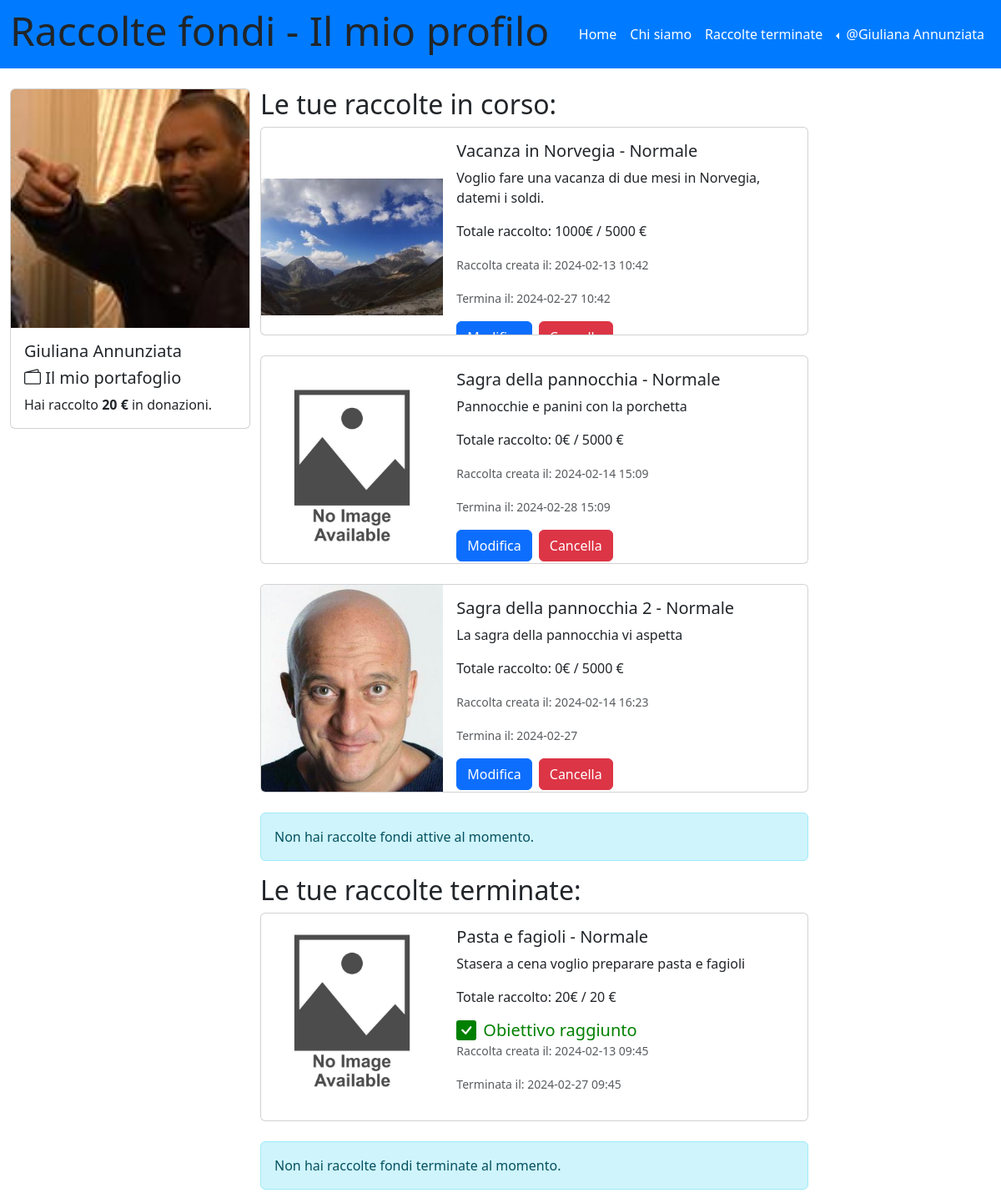
Page /le_mie_raccolte (signed in) on the earlier database version.
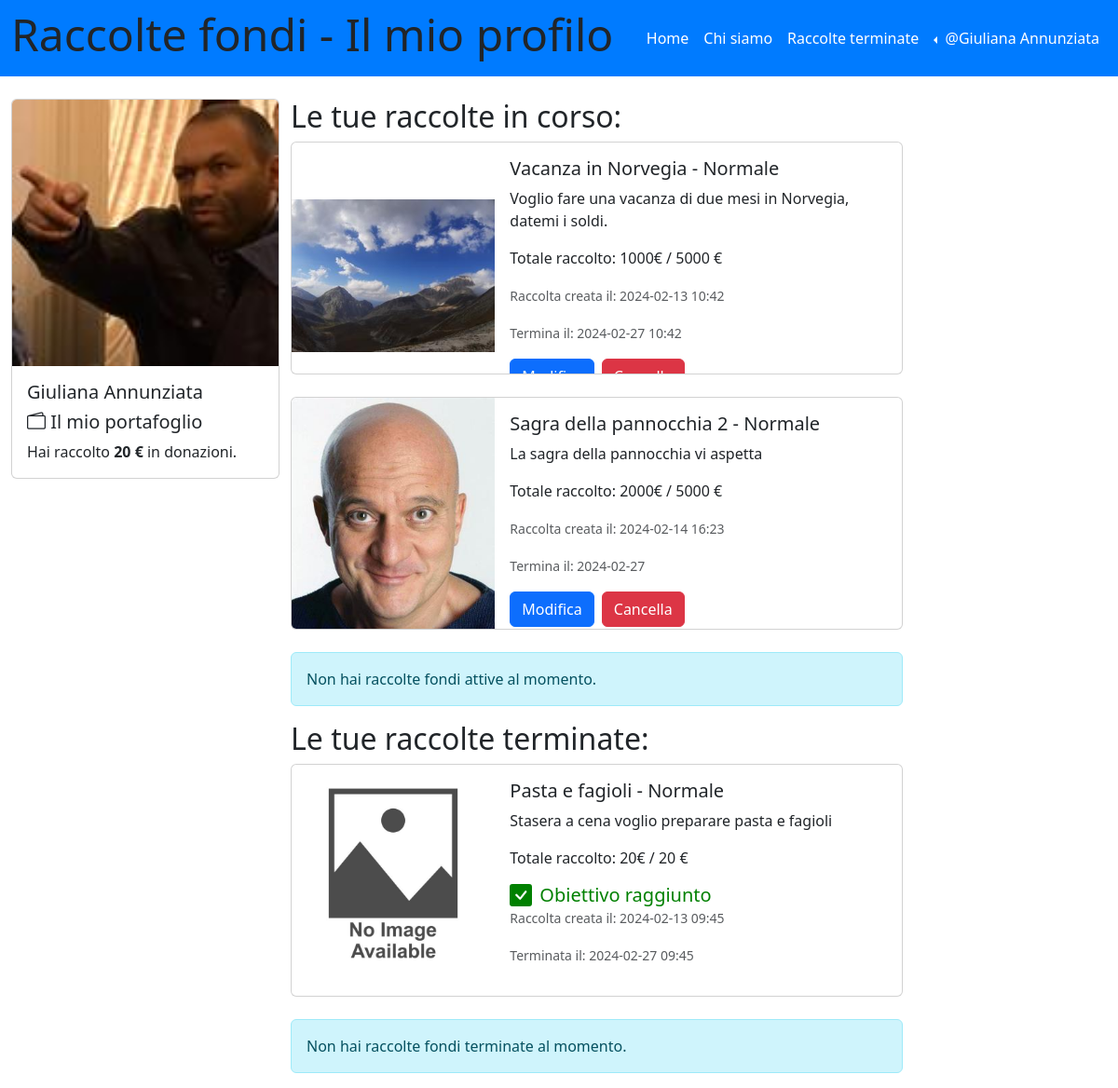
Same page on the later database version.
### tables this page shows
CREATE TABLE "raccolte" (
	"id_raccolta"	INTEGER NOT NULL UNIQUE,
	"nome_raccolta"	TEXT NOT NULL,
	"descrizione"	TEXT,
	"immagine"	TEXT,
	"data_creazione"	TEXT,
	"data_termine"	TEXT,
	"cifra_attuale"	NUMERIC,
	"cifra_da_raggiungere"	NUMERIC,
	"tipo_raccolta"	TEXT,
	"organizzatore_raccolta"	INTEGER,
	"importo_minimo"	NUMERIC,
	"status"	TEXT DEFAULT 'attiva',
	"aggiornata"	TEXT DEFAULT 'no',
	"importo_massimo"	NUMERIC,
	PRIMARY KEY("id_raccolta" AUTOINCREMENT),
	FOREIGN KEY("organizzatore_raccolta") REFERENCES "utenti"("id_utente")
);

### app.py (the view)
@app.route('/le_mie_raccolte')
@login_required
def le_mie_raccolte():
    id_utente = current_user.id_utente
    raccolte_utente_db = raccolte_dao.get_raccolta_by_id_utente(id_utente)
    return render_template('le_mie_raccolte.html', raccolte_utente = raccolte_utente_db)

### app.py (called while the page is built)
@app.before_request
def update_before_request():
    app.logger.info('Inizio update_status_e_portafoglio')
    try:
        raccolte_dao.update_status_e_portafoglio()
        app.logger.info('Fine update_status_e_portafoglio')
    except Exception as e:
        print('Error during update:', str(e))

@login_manager.user_loader
def load_user(user_id):
    db_user = utenti_dao.get_user_by_id(user_id)
    if db_user is not None:
        user = User(id_utente=db_user['id_utente'], nome=db_user['nome'], cognome=db_user['cognome'], email=db_user['email'], password=db_user['password'], immagine_utente=db_user['immagine_utente'], portafoglio=db_user['portafoglio'])
    else:
        user = None
    return user

### raccolte_dao.py (called while the page is built)
def get_raccolta_by_id_utente(id_utente):
    conn = sqlite3.connect('db/raccolte_fondi.db')
    conn.row_factory = sqlite3.Row
    cursor = conn.cursor()
    sql = 'SELECT * FROM raccolte WHERE raccolte.organizzatore_raccolta = ?'
    cursor.execute(sql, (id_utente,))
    raccolte_utente = cursor.fetchall()
    cursor.close()
    conn.close()
    return raccolte_utente

### templates/le_mie_raccolte.html (shortened to what the changed rows need)
{% extends "base.html" %}
{% block page_name%}Il mio profilo{%endblock%}
{% block content %}
<div class="container">
    <div class="row">
<main class="col-lg-9">
            <div class="col-9">
                <h2>Le tue raccolte in corso:</h2>
                {% set has_active_collections = false %}
                {% for raccolta in raccolte_utente %}
                    {% if raccolta.status == "attiva" %}
                        {% set has_active_collections = true %}
                        <div class="card mb-4 fixed-height-card" >
                            <div class="row g-0">
                                    <div class="col-md-4 card-img-container">
                                    {% if raccolta.immagine %}
                                        <img src="{{ url_for('static', filename=raccolta.immagine) }}" class="img-fluid rounded-start" alt="Questa è l'immagine della raccolta {{ raccolta.nome_raccolta | e }}">
                                    {% else %}
                                    <img src="{{ url_for('static', filename='no_immagine_raccolta.jpg') }}" class="img-fluid rounded-start" alt="La raccolta {{ raccolta.nome_raccolta | e }} non ha immagine">
                                    {% endif %}
                                    </div>
                                <div class="col-md-8">
                                    <div class="card-body">
                                        <h5 class="card-title">
                                            {{ raccolta.nome_raccolta | e }}
                                            - {% if raccolta.tipo_raccolta == 'lampo' %} Lampo
                                            {% else %} Normale
                                            {% endif %}
                                        </h5>
                                        <p class="card-text">{{ raccolta.descrizione }}</p>
                                        <p class="card-text">Totale raccolto: {{ raccolta.cifra_attuale }}€ / {{ raccolta.cifra_da_raggiungere }} €</p>
                                        {% if raccolta.tipo_raccolta == 'lampo' %}
                                            <p class="card-text"><small class="text-muted">Raccolta creata alle ore: {{ raccolta.data_creazione.split(' ')[1] }}</small></p>
                                            <p class="card-text"><small class="text-muted">Termina alle ore: {{ raccolta.data_termine.split(' ')[1] }}</small></p>
                                        {% else %}
                                            <p class="card-text"><small class="text-muted">Raccolta creata il: {{ raccolta.data_creazione }}</small></p>
                                            <p class="card-text"><small class="text-muted">Termina il: {{ raccolta.data_termine }}</small></p>
                                        {% endif %}
                            <div class="d-flex justify-content-start">
                                <button type="button" class="btn btn-primary me-2" data-bs-toggle="modal" data-bs-target="#createModal">
                                    Modifica
                                </button>
                                        <form action="{{ url_for('cancella_raccolta', id_raccolta=raccolta.id_raccolta) }}" method="POST" onsubmit="return confirm('Sei sicuro di voler cancellare questa raccolta?');">
                                            <button type="submit" class="btn btn-danger">Cancella</button>
                                        </form>
                                        </div>
                                    </div>
                                </div>
                            </div>
                        </div>
                        {% endif %}
                    {% endfor %}
                        <h2>Le tue raccolte terminate:</h2>
                        {% set has_finished_collections = false %}
                        {% for raccolta in raccolte_utente %}
                            {% if raccolta.status == "terminata" %}
                                {% set has_finished_collections = true %}
                                <div class="card mb-4 fixed-height-card">
                                    <div class="row g-0">
                                            <div class="col-md-4 card-img-container">
                                                {% if raccolta.immagine %}
                                                <img src="{{ url_for('static', filename=raccolta.immagine) }}" class="img-fluid rounded-start" alt="Questa è l'immagine della raccolta {{ raccolta.nome_raccolta | e }}">
                                                {% else %}
                                                <img src="{{ url_for('static', filename='no_immagine_raccolta.jpg') }}" class="img-fluid rounded-start" alt="Questa è l'immagine della raccolta {{ raccolta.nome_raccolta | e }}">
                                                {% endif %}
                                            </div>
                                        <div class="col-md-8">
                                            <div class="card-body">
                                                <h5 class="card-title">
                                                    {{ raccolta.nome_raccolta | e }}
                                                    - {% if raccolta.tipo_raccolta == 'lampo' %} Lampo
                                                    {% else %} Normale
                                                    {% endif %}
                                                </h5>
                                                <p class="card-text">{{ raccolta.descrizione }}</p>
                                                <p class="card-text">Totale raccolto: {{ raccolta.cifra_attuale }}€ / {{ raccolta.cifra_da_raggiungere }} €</p>
                                                <div class="d-flex align-items-center">
                                                {% if raccolta.cifra_attuale >= raccolta.cifra_da_raggiungere %}
                                                    <h5 class="raccolte_terminate_successo mb-0">Obiettivo raggiunto</h5>
                                                {% endif %}
                                                </div>
                                                <p class="card-text"><small class="text-muted">Raccolta creata il: {{ raccolta.data_creazione }}</small></p>
                                                <p class="card-text"><small class="text-muted">Terminata il: {{ raccolta.data_termine }}</small></p>
                                            </div>
                                        </div>
                                    </div>
                                </div>
                            {% endif %}
                        {% endfor %}
                    </div>
                </div>
            </div>
    </div>
</div>
{% endblock %}

Differences in the rows shown:
removed raccolte: nome_raccolta "Sagra della pannocchia", tipo_raccolta "Normale", descrizione "Pannocchie e panini con la porchetta", cifra_attuale "0", cifra_da_raggiungere "5000", data_creazione "2024-02-14 15:09", data_termine "2024-02-28 15:09", shown under "Le tue raccolte in corso:"
changed raccolte "Sagra della pannocchia 2": cifra_attuale "0" → "2000"
